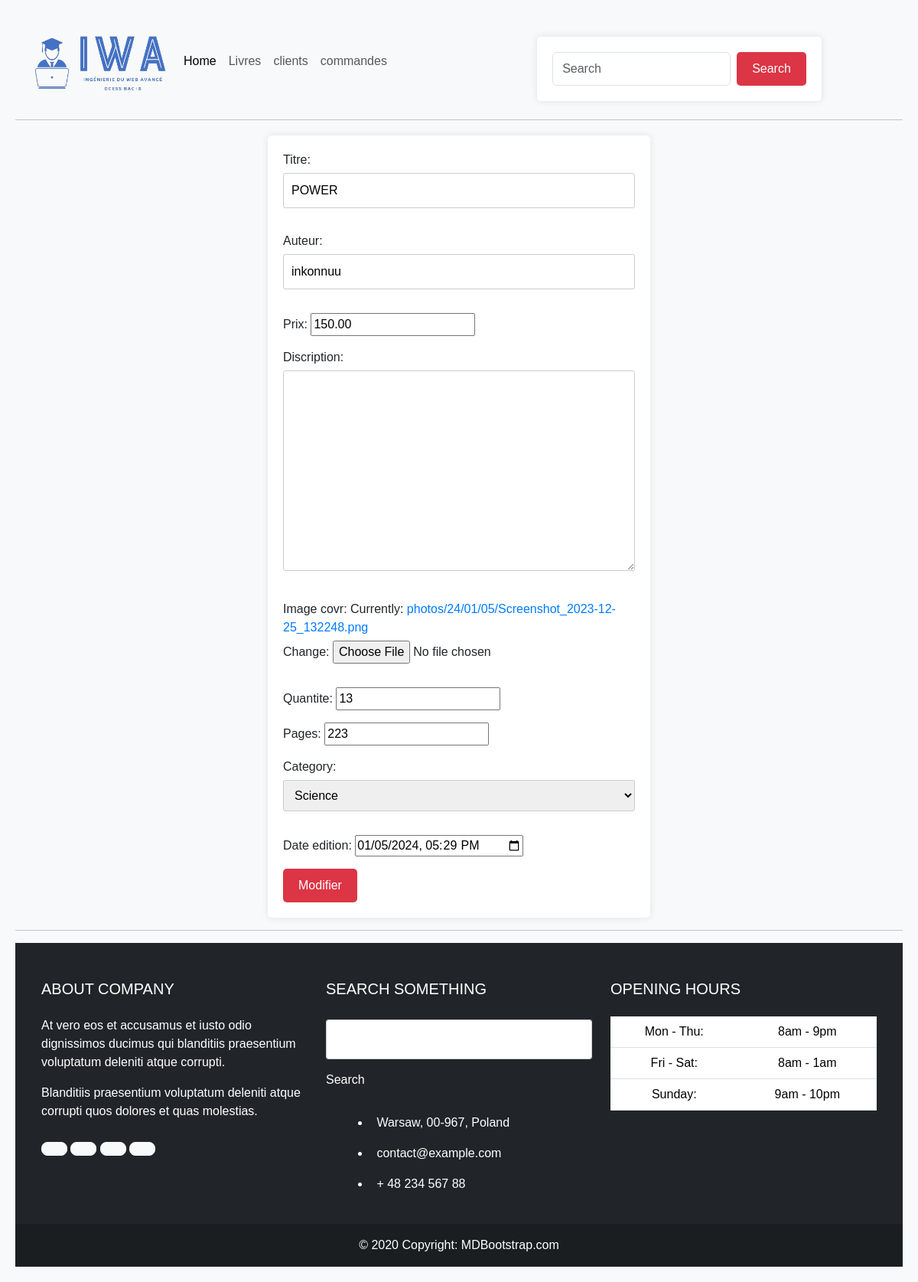
The app's page /livre/modifier_livre/1 with its own data.
### Livre/models.py (models this page shows, shortened)
class Livre(models.Model):
    CATEGORY = (
        ('Physique', 'Physique'),
        ('Mathématique', 'Mathématique'),
        ('Chimie', 'Chimie'),
        ('Science', 'Science'),
        ('Enfant', 'Enfant'),
        ('Informatique', 'Informatique')
    )
    titre = models.CharField(max_length=100)
    auteur = models.CharField(max_length=100)
    prix = models.DecimalField(max_digits=5, decimal_places=2)
    discription = models.TextField(null=True, blank=True)
    image_covr = models.ImageField(upload_to='photos/%y/%m/%d', null=True)
    quantite = models.IntegerField()
    pages = models.PositiveSmallIntegerField()
    category = models.CharField(max_length=190, null=True, choices=CATEGORY)
    date_edition = models.DateTimeField(default=datetime.now)

### Livre/views.py (the view)
# urls.py: path('modifier_livre/<int:id>', views.modifier_livre, name='modifier_livre'),
def modifier_livre(request, id):
    livre = get_object_or_404(Livre, id=id)
    if request.method == 'POST':
        form = LivreForm(request.POST, request.FILES, instance=livre)
        if form.is_valid():
            form.save()
            return redirect('livre')
    else:
        form = LivreForm(instance=livre)
    context = {'form': form}
    return render(request, 'livre/modifier_livre.html', context)

### Livre/forms.py
class LivreForm(ModelForm):
    class Meta:
        model=Livre
        fields='__all__'
        widgets = {
            'date_edition': DateTimeInput(attrs={'type': 'datetime-local'}, format='%Y-%m-%dT%H:%M'),
        }

### templates/livre/modifier_livre.html (shortened to what this page needs)
{%extends 'main.html'%}
{% block contenu%}
<form method="post" enctype="multipart/form-data">
    {{ form.as_p }}
    <button type="submit" class="btn btn-success">Modifier</button>
</form>
{%endblock%}

### static/css/main.css (style rules this page uses)
body { font-family: Arial, sans-serif; background-color: #f8f9fa; }
body { font-family: Arial, sans-serif; background-color: #f4f4f4; padding: 20px; }
form { background-color: #fff; padding: 20px; border-radius: 5px; box-shadow: 0 0 10px rgba(0,0,0,0.1); max-width: 500px; margin: 0 auto; }
input[type="text"], textarea, select { width: 100%; padding: 10px; margin-top: 5px; margin-bottom: 15px; border: 1px solid #ccc; border-radius: 3px; box-sizing: border-box; }
input[type="file"] { margin-top: 5px; margin-bottom: 15px; }
button[type="submit"] { background-color: #007bff; color: #fff; padding: 10px 20px; border: none; border-radius: 3px; cursor: pointer; }
body { font-family: Arial, sans-serif; background-color: #f8f9fa; padding: 20px; }
form { margin-top: 20px; }
button[type="submit"] { background-color: #dc3545; color: #fff; padding: 10px 20px; border: none; border-radius: 5px; cursor: pointer; }
a { color: #007bff; text-decoration: none; }

### records on screen
Livre: titre "POWER", auteur "inkonnuu", prix "150.00", quantite "13", pages "223", category "Science", date_edition "01/05/2024 17:29"
